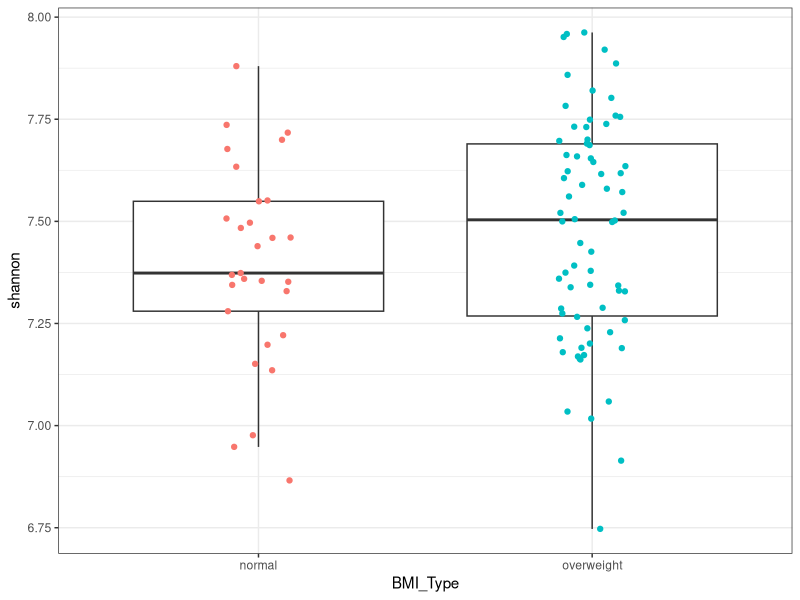
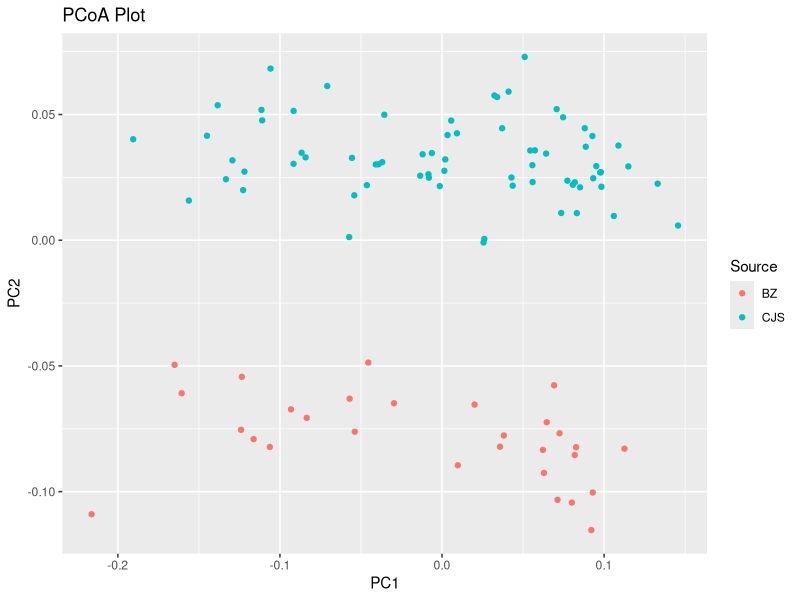
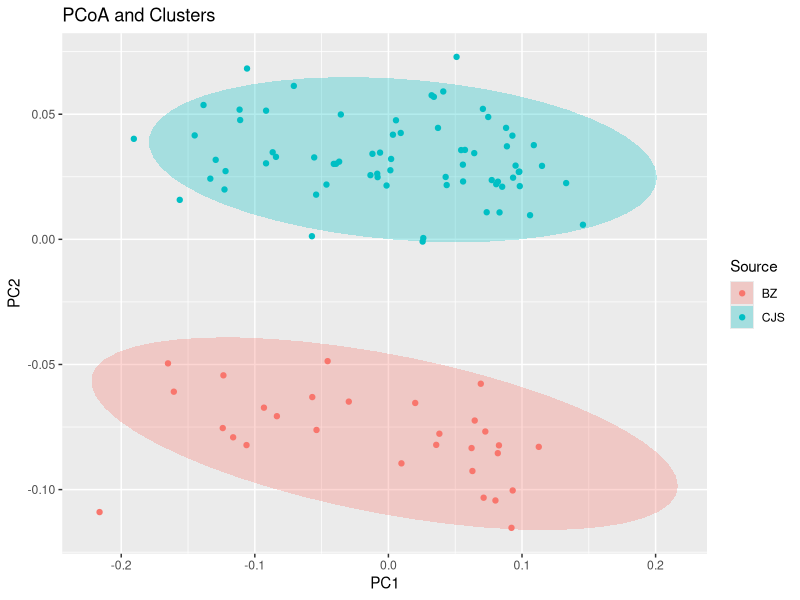
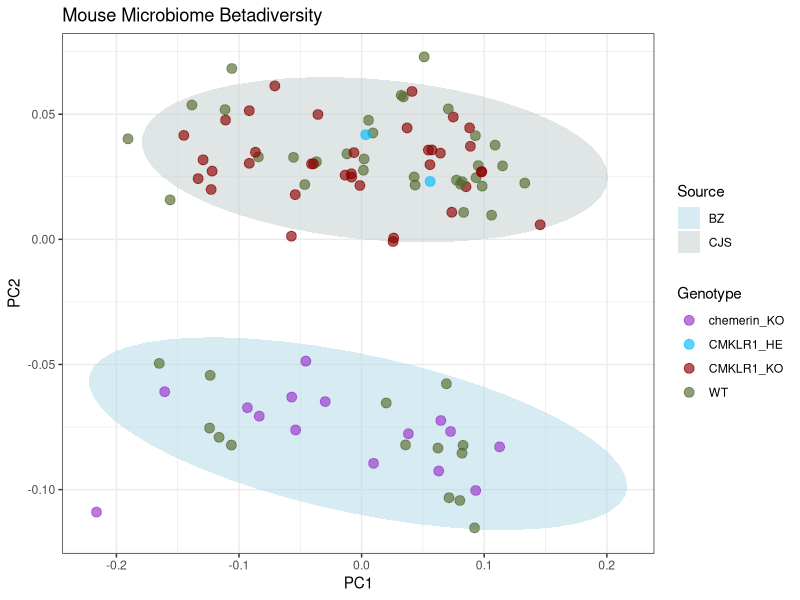

The R script that drew these images, in order:
## ---- chunk 1
# Now we can read in the table - This the the rarefied one
otu <- read.table("otutable_r10k.txt", 
                  comment="", 
                  header=TRUE, 
                  sep="\t",
                  skip=1, 
                  as.is=TRUE, 
                  check.names=F,
                  row=1)
## ---- chunk 2
# Read in the alpha diversity table
alpha <- read.table("alpha_diversity.txt", 
                    sep='\t', 
                    header=TRUE, 
                    as.is=TRUE, 
                    check.names=FALSE,
                    row=1)
## ---- chunk 3
# Load the beta diversity matrix, notice that we use read.table(),
# but then change from a dataframe to a matrix with as.matrix()
beta <- as.matrix(read.table("weighted_unifrac_dm.txt", 
                             sep = "\t", 
                             header=T, 
                             row = 1, 
                             as.is = T, 
                             check.names = F))
## ---- chunk 4
metadata <- read.table('mouse_mapfile.txt', 
                       header=T, 
                       sep='\t', 
                       check.names=F, 
                       comment='',
                       row=1)
## ---- chunk 5
# First, define all the samples in the OTU table.
# Remember, when we load in the OTU table, samples are columns
# Remember, the last column in the OTU table is taxonomy (don't use it)
samples1 <- colnames(otu)[1:(ncol(otu)-1)]

# Now let's see what the intersect with the  metadata row names are
IDs_Keep <- intersect(samples1, rownames(metadata))

# Now let's filter the metadata to keep only those samples
# We tell R to make a new data frame that only has the rows we want
metadata <- metadata[IDs_Keep,]

# Now let's filter the OTU table to keep just the intersecting samples

# First, lets rotate the table so the samples are the rows (like the map and alpha)
# We will store it as a new otu table (incase we need the old one)
otu2 <- t(otu)

# This will also remove the taxonomy, because it's not a sample ID we want
otu2 <- otu2[IDs_Keep,]

# Now let's filer the alpha diversity table to keep those samples too
# Alpha diversity has the samples as row names
alpha <- alpha[IDs_Keep, ]

# Now let's filter the beta diversity table to keep those samples too
# Beta diversity has the samples as row names AND column names
# We must filter both the rows and columns
beta <- beta[IDs_Keep,IDs_Keep]
## ---- chunk 6
overweight <- rownames(metadata[metadata$BMI_Type == "overweight", ])
normal <- rownames(metadata[metadata$BMI_Type == "normal",])
wilcox.test(alpha[overweight, "shannon"], alpha[normal, "shannon"])
# Note that you would run a t-test in the same way, only using 
# the t.test() function
## ---- chunk 7
alpha2 <- alpha
alpha2$BMI_Type <- metadata$BMI_Type

library(ggplot2)
ggplot(data=alpha2, aes(x=BMI_Type, y= shannon)) + 
  geom_boxplot(outlier.color = NA) + # removes outlier points becuase we add in the jitter anyways
  geom_jitter(width= 0.1, aes(color=BMI_Type)) +
  theme_bw() +
  guides(color=F) #because the x-axis is already labeled
## ---- chunk 8
library(ape)
library(vegan)
library(ggplot2)
## ---- chunk 9
# Run the pcoa() function on the beta diversity table,
# and store the vectors generated as a dataframe 
PCOA <- data.frame(pcoa(beta)$vectors)

# If you look at the PCOA table, you'll see the column names 
# are the 'axes' and the row names are sample IDs. We want them to 
# be labeled "PC" instead of "axis"

# We will make a vector with place holders
new_names <- rep("", ncol(PCOA))

# Fill in first with PC followed by the number (e.g. PC1, PC2, PC3...)
for(i in 1:ncol(PCOA)){
  new_names[i] <- paste("PC",i, sep="")
}

# Replace the column names of PCOA
names(PCOA) <- new_names

# Create a column that is SampleIDS for PCOA
PCOA$SampleID <- rownames(PCOA)

#Create a column that is SampleIDs for the metadata
metadata$SampleID <- rownames(metadata)

# Merge the metadata and beta diversity
PCOA <- merge(PCOA, metadata, by = "SampleID")
## ---- chunk 10
# Note that geom_point() makes it a scatter plot where the points 
# are colored according to BodySite
ggplot(PCOA) + 
  geom_point(aes(x = PC1, y = PC2, color = Source)) + 
  labs(title="PCoA Plot")
## ---- chunk 11
# Now let's add some clusters.  This makes it look great, but can 
# also be misleading and make us think there are groups when there 
# aren't. Note that we are using BodySite to color the points and body 
# AREA to fill the clusters
ggplot(PCOA) + 
  geom_point(aes(x = PC1, y = PC2, color = Source)) + 
  labs(title="PCoA and Clusters") + 
  stat_ellipse(alpha = 0.3, geom="polygon", linetype="blank", aes(x = PC1, y = PC2, fill = Source))
## ---- chunk 12
colors <- c("darkorchid", "deepskyblue", "darkred", "darkolivegreen")
colors2 <- c("lightblue", "azure3")
ggplot(PCOA, aes(x = PC1, y = PC2)) + 
    stat_ellipse(alpha = 0.5, geom="polygon", aes(fill=Source)) + 
    geom_point(alpha=0.65, size = 3, aes(color = Genotype)) + 
    labs(title="Mouse Microbiome Betadiversity") + 
    scale_color_manual(values= colors) + 
    scale_fill_manual(values=colors2) + 
    theme(plot.title = element_text(size = 16), 
          axis.title = element_text(size = 14), 
          axis.text = element_text(size = 12),
          legend.title = element_text(size = 14),
          legend.text = element_text(size = 12)) + 
          theme_bw()
## ---- chunk 13
# Turn the beta table into resemblance matrix using as.dist() 
beta_dist = as.dist(beta)

# Test for a significant difference across all groups.  
# This will run an ADONIS test.
ad = adonis(beta_dist ~ metadata[,"Genotype"], data=metadata, permutations=999)
ad
## ---- chunk 14
# This takes just the analysis of variance table (aoc.tab) 
# from the output
a.table <- ad$aov.tab

# This writes it to a file
write.table(a.table, file="beta_analysis.txt", quote=FALSE, sep="\t", col.names = NA)
